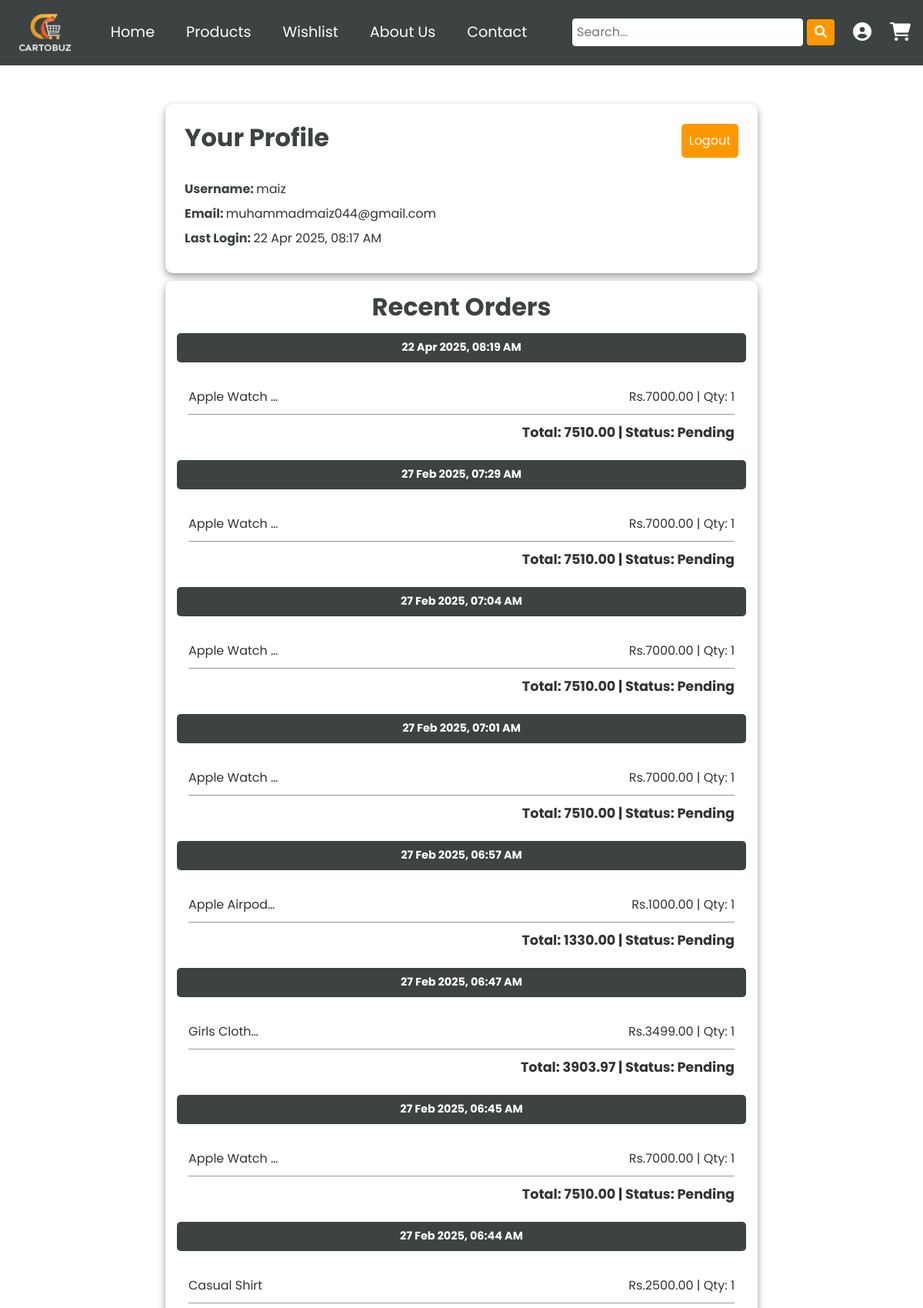
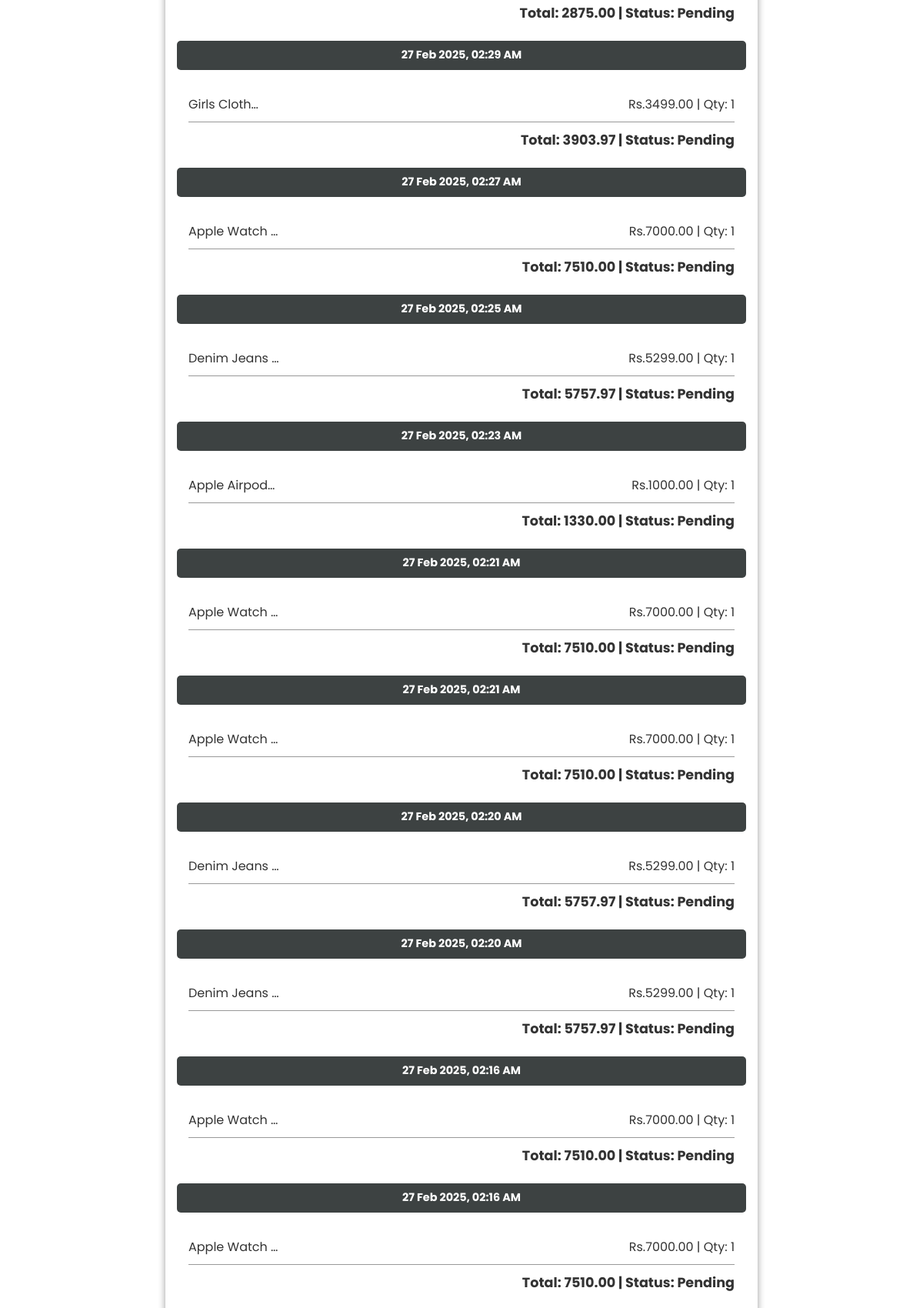
The app's page /user-profile/ (signed in, upper part) with its own data (2 pictures, top to bottom).
### orders/models.py (models this page shows, shortened)
class Order(models.Model):
    STATUS_CHOICES = [
        ('Pending', 'Pending'),
        ('Shipped', 'Shipped'),
        ('Delivered', 'Delivered'),
        ('Canceled', 'Canceled'),
    ]
    user = models.ForeignKey(User, on_delete=models.CASCADE, related_name="orders")
    created_at = models.DateTimeField(auto_now_add=True)
    tax = models.DecimalField(max_digits=10, decimal_places=2, default=0.00)
    delivery_charges = models.DecimalField(max_digits=10, decimal_places=2, default=300.00, editable=False)
    total_amount = models.DecimalField(max_digits=10, decimal_places=2)
    status = models.CharField(max_length=10, choices=STATUS_CHOICES, default='Pending')
    is_verified = models.BooleanField(default=False)

class OrderItem(models.Model):
    order = models.ForeignKey(Order, on_delete=models.CASCADE, related_name="order_items")
    product = models.ForeignKey(Product, on_delete=models.CASCADE)
    quantity = models.PositiveIntegerField()
    price = models.DecimalField(max_digits=10, decimal_places=2)
    item_total = models.DecimalField(max_digits=10, decimal_places=2, default=0.00)

### products/models.py (models this page shows, shortened)
class Product(models.Model):
    name = models.CharField(max_length=250)
    cost_price = models.DecimalField(max_digits=10, decimal_places=2, default=0.0)
    selling_price = models.DecimalField(max_digits=10, decimal_places=2, default=0.0)
    quantity = models.IntegerField(default=0)
    image1 = models.ImageField(upload_to="products/")
    image2 = models.ImageField(upload_to="products/", null=True, blank=True)
    image3 = models.ImageField(upload_to="products/", null=True, blank=True)
    description = models.TextField(blank=True, null=True)
    category = models.ForeignKey('Category', on_delete=models.CASCADE, related_name="products")
    is_trending = models.BooleanField(default=False)
    is_featured = models.BooleanField(default=False)
    created_at = models.DateTimeField(auto_now_add=True, null=True, blank=True)
    updated_at = models.DateTimeField(auto_now=True, null=True, blank=True)

### home/views.py (the view)
# urls.py: path("user-profile/", user_profile, name="user_profile"),
@login_required(login_url="login")
def user_profile(request):
    user = request.user
    orders = Order.objects.filter(user=user).order_by('-created_at')
    context = {
        "user": user,
        "orders": orders}
    return render(request, "home/user_profile.html", context)

### home/templates/home/user_profile.html (shortened to what this page needs)
{% extends "base.html" %}
{% load static %}
{% block css %}
    <link rel="stylesheet" href="{% static 'css/home/user_profile.css' %}">
{% endblock %}
{% block content %}
<div class="container">
    <div class="profile-card">
        <div class="profile-header">
            <h2>Your Profile</h2>
            <a href="{% url 'logout' %}" class="logout-btn btn">Logout</a>
        </div>
        <div class="user-details">
            <p><strong>Username: </strong>{{ user.username }}</p>
            <p><strong>Email: </strong>{{ user.email }}</p>
            <p><strong>Last Login: </strong>{{ user.last_login|date:"d M Y, h:i A" }}</p>
        </div>
    </div>
    <div class="orders-card">
        {% if orders %}
        <h2>Recent Orders</h2>
        {% for order in orders %}
                <div class="date-header">{{ order.created_at|date:"d M Y, h:i A" }}</div>
                <div class="orders-list">
                    {% for item in order.order_items.all %}
                        <div class="order-item">
                            <span>{{ item.product.name|truncatechars:13 }}</span>
                            <span>Rs.{{ item.price }} | Qty: {{ item.quantity }}</span>
                        </div>
                    {% endfor %}
                    <div class="order-total">
                        Total: {{ order.total_amount }} | Status: {{ order.status }}
                    </div>
                </div>
            {% endfor %}
        {% else %}
            <p>No orders found.</p>
            {% comment %} <h2>Recent Orders</h2> {% endcomment %}
        {% endif %}
    </div>
</div>
{% endblock %}

### home/static/css/home/user_profile.css (style rules this page uses)
:root { --primary-color: #3d4242; --secondary-color: #FFFFFF; --accent-color: #FF9800; --hover-color: #FFC247; --text-light: #FFFFFF; --text-dark: #333333; --shadow-color: rgba(0, 0, 0, 0.4); }
body { font-family: 'Poppins', sans-serif; color: var(--text-dark); background-color: var(--secondary-color); }
h2 { font-size: 2rem; color: var(--primary-color); font-weight: bold; text-align: center; }
button, .btn, .card-btns, .subscribe { background-color: var(--accent-color); color: var(--text-light); border: none; padding: 0.5rem 1rem; border-radius: 4px; transition: background-color 0.3s ease, transform 0.2s ease; }
.container { max-width: 800px; margin: 50px auto; padding: 0 15px; }
.profile-card, .orders-card { background: var(--secondary-color); box-shadow: 0 4px 10px var(--shadow-color); border-radius: 10px; margin-bottom: 15px; padding: 15px; }
.profile-card { text-align: center; margin-bottom: 10px; }
.profile-header { padding: 10px; font-size: 1.8rem; font-weight: bold; display: flex; justify-content: space-between; align-items: center; }
.logout-btn { background-color: var(--accent-color); color: var(--text-light); padding: 10px; border: none; border-radius: 5px; font-size: 1rem; transition: background-color 0.3s ease, transform 0.2s ease; }
.date-header { background: var(--primary-color); color: var(--secondary-color); padding: 8px; font-size: 0.9rem; font-weight: bold; text-align: center; border-radius: 5px; margin: 8px 0; width: 100%; margin-left: auto; margin-right: auto; }
.user-details { padding: 10px; text-align: left; }
.user-details p { margin: 8px 0; font-size: 1rem; }
.user-details p strong { color: var(--primary-color); }
.orders-card h2 { margin-bottom: 15px; }
.orders-list { padding: 15px; }
.order-item { display: flex; justify-content: space-between; border-bottom: 1px solid var(--shadow-color); padding: 10px 0; font-size: 1rem; }
.order-total { text-align: right; font-weight: bold; margin-top: 10px; font-size: 1.1rem; }

### records on screen
Order: created_at "22 Apr 2025, 08:19 AM", total_amount "7510.00", status "Pending"
OrderItem: product.name "Apple Watch …", price "7000.00", quantity "1"
Order: created_at "27 Feb 2025, 07:29 AM", total_amount "7510.00", status "Pending"
OrderItem: product.name "Apple Watch …", price "7000.00", quantity "1"
Order: created_at "27 Feb 2025, 07:04 AM", total_amount "7510.00", status "Pending"
OrderItem: product.name "Apple Watch …", price "7000.00", quantity "1"
Order: created_at "27 Feb 2025, 07:01 AM", total_amount "7510.00", status "Pending"
OrderItem: product.name "Apple Watch …", price "7000.00", quantity "1"
Order: created_at "27 Feb 2025, 06:57 AM", total_amount "1330.00", status "Pending"
OrderItem: product.name "Apple Airpod…", price "1000.00", quantity "1"
Order: created_at "27 Feb 2025, 06:47 AM", total_amount "3903.97", status "Pending"
OrderItem: product.name "Girls Cloth…", price "3499.00", quantity "1"
Order: created_at "27 Feb 2025, 06:45 AM", total_amount "7510.00", status "Pending"
OrderItem: product.name "Apple Watch …", price "7000.00", quantity "1"
Order: created_at "27 Feb 2025, 06:44 AM", total_amount "2875.00", status "Pending"
OrderItem: product.name "Casual Shirt", price "2500.00", quantity "1"
Order: created_at "27 Feb 2025, 02:29 AM", total_amount "3903.97", status "Pending"
OrderItem: product.name "Girls Cloth…", price "3499.00", quantity "1"
Order: created_at "27 Feb 2025, 02:27 AM", total_amount "7510.00", status "Pending"
OrderItem: product.name "Apple Watch …", price "7000.00", quantity "1"
Order: created_at "27 Feb 2025, 02:25 AM", total_amount "5757.97", status "Pending"
OrderItem: product.name "Denim Jeans …", price "5299.00", quantity "1"
Order: created_at "27 Feb 2025, 02:23 AM", total_amount "1330.00", status "Pending"
OrderItem: product.name "Apple Airpod…", price "1000.00", quantity "1"
Order: created_at "27 Feb 2025, 02:21 AM", total_amount "7510.00", status "Pending"
OrderItem: product.name "Apple Watch …", price "7000.00", quantity "1"
Order: created_at "27 Feb 2025, 02:21 AM", total_amount "7510.00", status "Pending"
OrderItem: product.name "Apple Watch …", price "7000.00", quantity "1"
Order: created_at "27 Feb 2025, 02:20 AM", total_amount "5757.97", status "Pending"
OrderItem: product.name "Denim Jeans …", price "5299.00", quantity "1"
Order: created_at "27 Feb 2025, 02:20 AM", total_amount "5757.97", status "Pending"
OrderItem: product.name "Denim Jeans …", price "5299.00", quantity "1"
Order: created_at "27 Feb 2025, 02:16 AM", total_amount "7510.00", status "Pending"
OrderItem: product.name "Apple Watch …", price "7000.00", quantity "1"
Order: created_at "27 Feb 2025, 02:16 AM", total_amount "7510.00", status "Pending"
OrderItem: product.name "Apple Watch …", price "7000.00", quantity "1"

### other values on screen
{{ user.username }} "maiz"
{{ user.email }} "muhammadmaiz044@gmail.com"
{{ user.last_login|date:"d M Y, h:i A" }} "22 Apr 2025, 08:17 AM"
